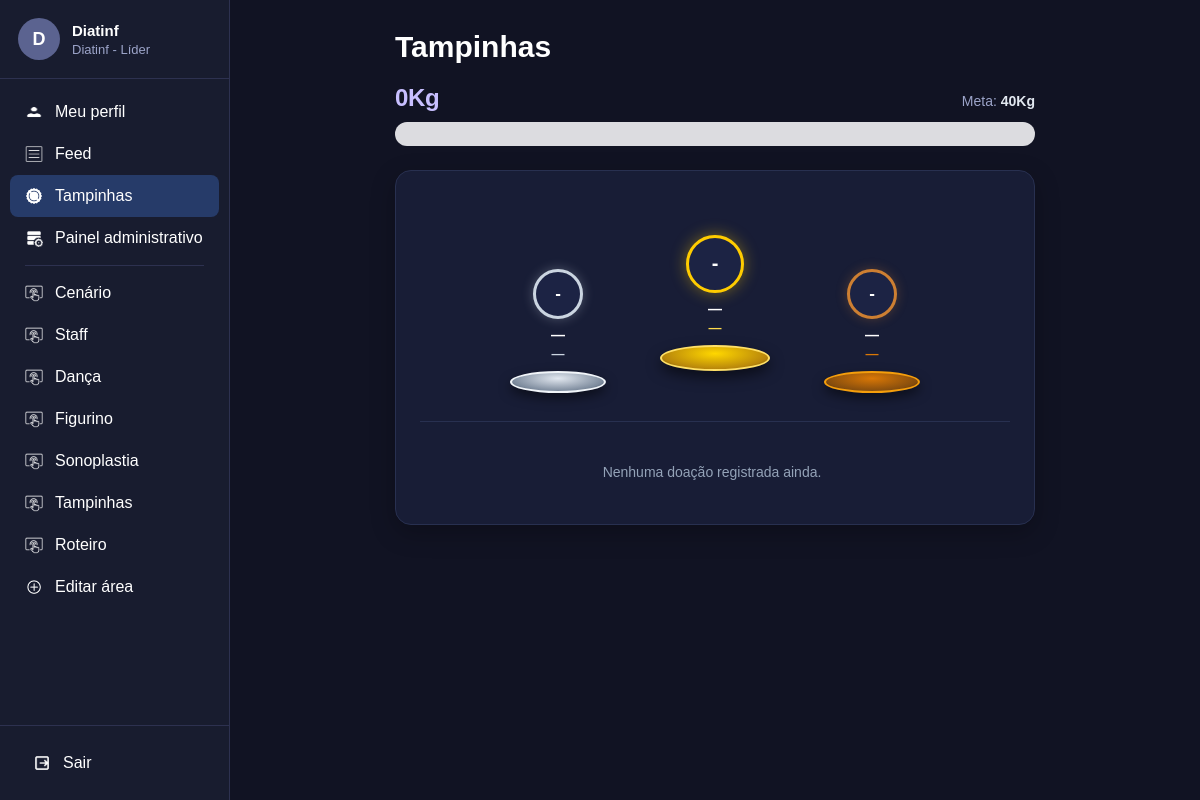
Screenshot of /tampinhas/ (signed in) with the database file from the repository.
### usuarios/models.py (models this page shows, shortened)
class Usuario(models.Model):
    nome=models.CharField(max_length=100, blank=True, default="")
    matricula=models.CharField(max_length=20, unique=True)
    senha=models.CharField(max_length=255)
    diretoria=models.CharField(max_length=50)
    areas=models.TextField()
    aprovado=models.BooleanField(default=True)
    sub_lider=models.BooleanField(default=False)
    sublider_de=models.CharField(max_length=50, null=True, blank=True)
    doacao_tampinhas=models.FloatField(default=0)
    foto=models.ImageField(upload_to="perfis/", null=True, blank=True)
    banner=models.ImageField(upload_to="banners/", null=True, blank=True)
    bio=models.TextField(blank=True, default="")
    curso=models.CharField(max_length=150, blank=True, default="")
    session_version=models.PositiveIntegerField(default=1)
    def nome_exibicao(self):
        if self.nome and self.nome.strip():
            return self.nome.strip()
        return self.matricula
    def inicial_perfil(self):
        base = (self.nome_exibicao() or "U").strip()
        return base[0].upper() if base else "U"
    def eh_administrador(self):
        from .suap import MATRICULAS_ADM_FIXAS
        mat = (self.matricula or "").strip().lower()
        diret = (self.diretoria or "").strip().lower()
        return mat in MATRICULAS_ADM_FIXAS or diret in ["líder", "lider", "líder geral", "lider geral"]
    def tem_acesso_painel(self):
        return self.eh_administrador() or self.sub_lider
    def get_areas_sidebar(self):
        if self.eh_administrador():
            return ["Cenário", "Staff", "Dança", "Figurino", "Sonoplastia", "Tampinhas", "Roteiro"]
        return self.get_areas_ordenadas()

### usuarios/views.py (the view, shortened to what this page needs)
# urls.py: path("tampinhas/", views.tampinhas, name="tampinhas"),
def tampinhas(request):
    usuario = usuario_logado(request)
    if usuario is None:
        return redirect("login")
    meta_kg = obter_meta_tampinhas_kg(diretoria=usuario.diretoria)
    meta_kg_formatada = formatar_kg(meta_kg, is_gramas=False, casas=1)
    qs_doacoes = filtrar_qs_diretoria(
        DoacaoTampinhas.objects.filter(usuario__aprovado=True).exclude(usuario__matricula="admin"),
        usuario,
        "usuario__diretoria",
    )
    total_gramas_geral = qs_doacoes.aggregate(tot=models.Sum("quantidade_gramas"))["tot"]
    if total_gramas_geral is None:
        qs_usu = filtrar_qs_diretoria(
            Usuario.objects.filter(aprovado=True).exclude(matricula="admin"),
            usuario,
            "diretoria",
        )
        total_kg_db = qs_usu.aggregate(tot=models.Sum("doacao_tampinhas"))["tot"] or 0
        total_geral_d = Decimal(str(total_kg_db))
    else:
        total_geral_d = Decimal(total_gramas_geral) / Decimal("1000")
    total_geral_kg = formatar_kg(total_geral_d, is_gramas=False, casas=1)
    if meta_kg > 0:
        progresso_porcentagem = min(100.0, float((total_geral_d / meta_kg) * Decimal("100")))
    else:
        progresso_porcentagem = 0.0
    membros = filtrar_qs_diretoria(
        Usuario.objects.filter(aprovado=True).exclude(matricula="admin"),
        usuario,
        "diretoria",
    )
    membros_validos = [m for m in membros if not m.eh_administrador()]
    ranking = []
    for m in membros_validos:
        tot_g = DoacaoTampinhas.objects.filter(usuario=m).aggregate(
            tot=models.Sum("quantidade_gramas")
        )["tot"]
        if tot_g is None and m.doacao_tampinhas > 0:
            tot_g = int(Decimal(str(m.doacao_tampinhas)) * Decimal("1000"))
    ranking.sort(key=lambda x: (-x["total_gramas"], x["matricula"]))
    primeiro = ranking[0] if len(ranking) > 0 else None
    segundo = ranking[1] if len(ranking) > 1 else None
    terceiro = ranking[2] if len(ranking) > 2 else None
    demais_participantes = []
    for idx, item in enumerate(ranking[3:], start=4):
        item_com_posicao = dict(item)
        item_com_posicao["posicao"] = idx
        demais_participantes.append(item_com_posicao)
    return render(request, "tampinhas.html", {
        "usuario": usuario,
        "total_geral_kg": total_geral_kg,
        "progresso_porcentagem": progresso_porcentagem,
        "progresso_porcentagem_css": f"{progresso_porcentagem:.2f}",
        "meta_kg": meta_kg,
        "meta_kg_formatada": meta_kg_formatada,
        "primeiro": primeiro,
        "segundo": segundo,
        "terceiro": terceiro,
        "demais_participantes": demais_participantes,
        "total_participantes": len(ranking),
        "pagina_ativa": "tampinhas",
    })

### usuarios/templates/tampinhas.html (shortened to what this page needs)
{% load static %}
<!DOCTYPE html>
<html lang="pt-br">
<head>
    <link rel="stylesheet" href="{% static 'css/base.css' %}">
    <link rel="stylesheet" href="{% static 'css/tampinhas.css' %}">
</head>
<body>
{% include "_sidebar.html" with pagina_ativa="tampinhas" %}
<main class="conteudo">
    <div class="container-pagina container-tampinhas">
        <div class="titulo-pagina">
            <h1>Tampinhas</h1>
        </div>
        <section class="secao-total-tampinhas">
            <div class="cabecalho-meta-tampinhas">
                <div class="total-geral-tampinhas" id="total-geral-tampinhas">
                    {{ total_geral_kg }}
                </div>
                <div class="meta-estabelecida-tampinhas" id="meta-estabelecida-tampinhas">
                    Meta: <strong>{{ meta_kg_formatada }}</strong>
                </div>
            </div>
            <div class="barra-progresso-tampinhas" role="progressbar" aria-valuenow="{{ progresso_porcentagem_css }}" aria-valuemin="0" aria-valuemax="100" aria-label="Progresso da meta de arrecadação">
            </div>
        </section>
        <section class="card-ranking-tampinhas">
            <div class="podio-container">
                <div class="podio-coluna podio-segundo">
                    <div class="podio-avatar avatar-prata" style="overflow:hidden;">
                        {% if segundo %}
                            {% if segundo.usuario.foto and segundo.usuario.foto.name %}
                                <img src="{{ segundo.usuario.foto.url }}" alt="{{ segundo.usuario.nome_exibicao }}" class="avatar-foto-img">
                            {% else %}
                                {{ segundo.usuario.inicial_perfil }}
                            {% endif %}
                        {% else %}
                            -
                        {% endif %}
                    </div>
                    <span class="podio-matricula">
                        {% if segundo %}
                            <a href="{% url 'ver_perfil' segundo.usuario.id %}" class="link-perfil-usuario">{{ segundo.usuario.nome_exibicao }}</a>
                        {% else %}—{% endif %}
                    </span>
                    <span class="podio-total total-prata">
                        {% if segundo %}{{ segundo.total_formatado }}{% else %}—{% endif %}
                    </span>
                    <div class="podio-degrau degrau-prata"></div>
                </div>
                <div class="podio-coluna podio-primeiro">
                    <div class="podio-avatar avatar-ouro" style="overflow:hidden;">
                        {% if primeiro %}
                            {% if primeiro.usuario.foto and primeiro.usuario.foto.name %}
                                <img src="{{ primeiro.usuario.foto.url }}" alt="{{ primeiro.usuario.nome_exibicao }}" class="avatar-foto-img">
                            {% else %}
                                {{ primeiro.usuario.inicial_perfil }}
                            {% endif %}
                        {% else %}
                            -
                        {% endif %}
                    </div>
                    <span class="podio-matricula">
                        {% if primeiro %}
                            <a href="{% url 'ver_perfil' primeiro.usuario.id %}" class="link-perfil-usuario">{{ primeiro.usuario.nome_exibicao }}</a>
                        {% else %}—{% endif %}
                    </span>
                    <span class="podio-total total-ouro">
                        {% if primeiro %}{{ primeiro.total_formatado }}{% else %}—{% endif %}
                    </span>
                    <div class="podio-degrau degrau-ouro"></div>
                </div>
                <div class="podio-coluna podio-terceiro">
                    <div class="podio-avatar avatar-bronze" style="overflow:hidden;">
                        {% if terceiro %}
                            {% if terceiro.usuario.foto and terceiro.usuario.foto.name %}
                                <img src="{{ terceiro.usuario.foto.url }}" alt="{{ terceiro.usuario.nome_exibicao }}" class="avatar-foto-img">
                            {% else %}
                                {{ terceiro.usuario.inicial_perfil }}
                            {% endif %}
                        {% else %}
                            -
                        {% endif %}
                    </div>
                    <span class="podio-matricula">
                        {% if terceiro %}
                            <a href="{% url 'ver_perfil' terceiro.usuario.id %}" class="link-perfil-usuario">{{ terceiro.usuario.nome_exibicao }}</a>
                        {% else %}—{% endif %}
                    </span>
                    <span class="podio-total total-bronze">
                        {% if terceiro %}{{ terceiro.total_formatado }}{% else %}—{% endif %}
                    </span>
                    <div class="podio-degrau degrau-bronze"></div>
                </div>
            </div>
            <div class="divisor-ranking"></div>
            <div class="lista-classificacao-container">
                {% for item in demais_participantes %}
                    <div class="item-ranking-linha">
                        <span class="ranking-posicao">{{ item.posicao }}</span>
                        <a href="{% url 'ver_perfil' item.usuario.id %}" class="ranking-avatar" style="overflow:hidden;text-decoration:none;color:inherit;">
                            {% if item.usuario.foto and item.usuario.foto.name %}
                                <img src="{{ item.usuario.foto.url }}" alt="{{ item.usuario.nome_exibicao }}" class="avatar-foto-img">
                            {% else %}
                                {{ item.usuario.inicial_perfil }}
                            {% endif %}
                        </a>
                        <a href="{% url 'ver_perfil' item.usuario.id %}" class="ranking-matricula link-perfil-usuario">{{ item.usuario.nome_exibicao }}</a>
                        <span class="ranking-total">{{ item.total_formatado }}</span>
                    </div>
                {% empty %}
                    {% if not primeiro and not segundo and not terceiro %}
                        <p class="mensagem-sem-doacoes">Nenhuma doação registrada ainda.</p>
                    {% endif %}
                {% endfor %}
            </div>
        </section>
    </div>
</main>
</body>
</html>

### usuarios/templates/_sidebar.html (shortened to what this page needs)
{% load static %}
<aside class="sidebar" id="sidebar-principal">
    <div class="sidebar-topo-scroll">
        <a href="{% url 'meu_perfil' %}" class="usuario {% if pagina_ativa == 'perfil' %}usuario-ativo{% endif %}" title="Acessar meu perfil">
            <div class="avatar">
                {% if usuario.foto and usuario.foto.name %}
                    <img src="{{ usuario.foto.url }}" alt="{{ usuario.nome_exibicao }}" class="avatar-foto-img">
                {% else %}
                    {{ usuario.inicial_perfil }}
                {% endif %}
            </div>
            <div class="dados-usuario">
                <h3>{{ usuario.nome_exibicao }}</h3>
                <p>{{ usuario.diretoria }} - {% if usuario.eh_administrador %}Líder{% elif usuario.sub_lider %}Sub-Líder{% else %}Membro{% endif %}</p>
            </div>
        </a>
        <nav class="menu">
            <a href="{% url 'meu_perfil' %}" class="{% if pagina_ativa == 'perfil' %}ativo{% endif %}">
                <img src="{% static 'imgs/icone-usuario.png' %}" alt="Perfil">
                <span>Meu perfil</span>
            </a>
            <a href="{% url 'feed' %}" class="{% if pagina_ativa == 'feed' %}ativo{% endif %}">
                <img src="{% static 'imgs/icone-feed.png' %}" alt="Feed">
                <span>Feed</span>
            </a>
            <a href="{% url 'tampinhas' %}" class="{% if pagina_ativa == 'tampinhas' %}ativo{% endif %}">
                <img src="{% static 'imgs/icone-tampinhas.png' %}" alt="Tampinhas">
                <span>Tampinhas</span>
            </a>
            {% if usuario.tem_acesso_painel %}
                <a href="{% url 'painel_administrativo' %}" class="{% if pagina_ativa == 'painel' %}ativo{% endif %}">
                    <img src="{% static 'imgs/icone-painel.png' %}" alt="Painel">
                    <span class="texto-painel">Painel administrativo</span>
                </a>
            {% endif %}
            <div class="menu-separador"></div>
            {% for area in usuario.get_areas_sidebar %}
                <a href="{% url 'chat_area' area %}" class="{% if area_ativa == area %}ativo{% endif %}">
                    <img src="{% static 'imgs/icone-area.png' %}" alt=""><span>{{ area }}</span>
                </a>
            {% endfor %}
            <a href="{% url 'nova_area' %}" class="{% if pagina_ativa == 'nova_area' %}ativo{% endif %}">
                <img src="{% static 'imgs/icone-editar-area.png' %}" alt="Editar área">
                <span>Editar área</span>
            </a>
        </nav>
    </div>
    <div class="rodape-sidebar">
        <a href="{% url 'sair' %}" id="link-sair-sidebar" onclick="return confirm('Deseja realmente sair da sua conta?');">
            <img src="{% static 'imgs/icone-sair.png' %}" alt="Sair">
            <span>Sair</span>
        </a>
    </div>
</aside>

### rows the page displays
Usuario: inicial_perfil "D", nome_exibicao "Diatinf", diretoria "Diatinf"

### other values shown
{{ area }} "Cenário" "Staff" "Dança" "Figurino" "Sonoplastia" "Tampinhas" "Roteiro"
{{ total_geral_kg }} "0Kg"
{{ meta_kg_formatada }} "40Kg"
